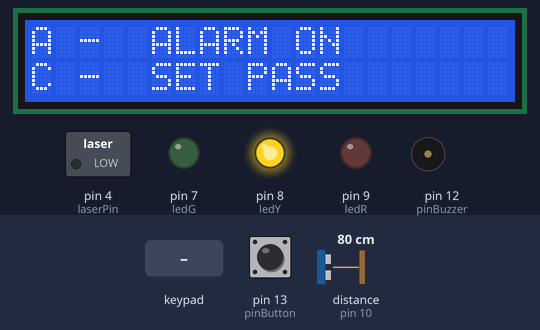
A sketch run on a simulated Arduino Uno, built with avr-gcc and run on an emulated ATmega328P. Shown: 20×2 character LCD, switched loads named in the sketch (green lamp = pin HIGH), output pins drawn as LEDs (lit = HIGH), buzzer (waves = sounding). The inputs (shaded band) are chosen by the test bench; at power-on: pin 13 (pinButton) LOW, distance to the obstacle (sensor on pin 10) 80 cm. The echo pulse lasts 58.3 µs per cm; pins used as bus, display or sensor lines are not drawn.

Above: at 1.2 s.
1.3 s: key 'A' pressed
At 1.8 s:
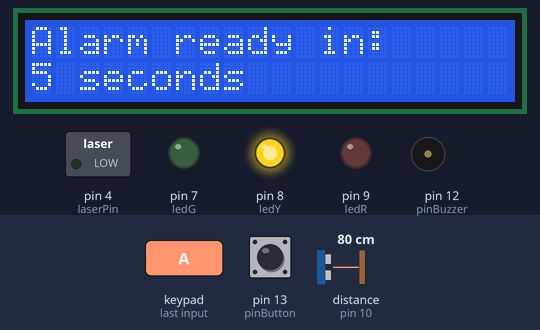
4.3 s: keypad keys 0 0 0 0 # pressed 0.4 s apart
At 7.9 s:
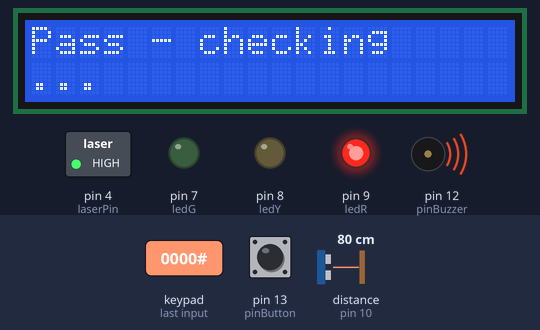
8.5 s: key 'C' pressed
At 10.7 s:
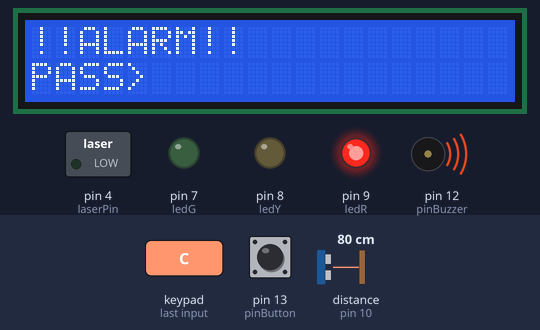
11.5 s: keypad keys 3 2 1 4 1 5 pressed 0.4 s apart
At 14.0 s:
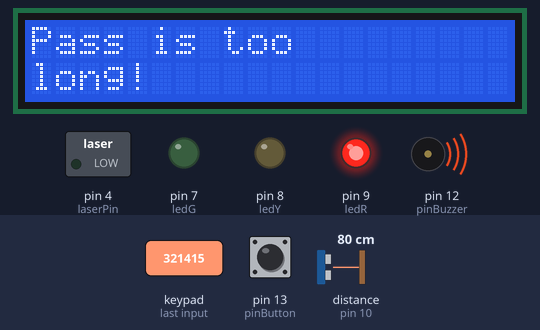
16.9 s: key '#' pressed
At 19.2 s:
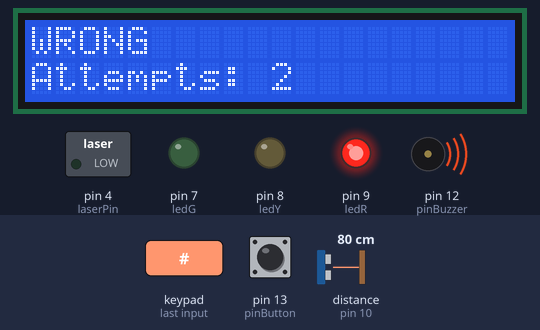
Timing chart, 0 to 20.9 s (numbered marks = the images above; inputs shaded):
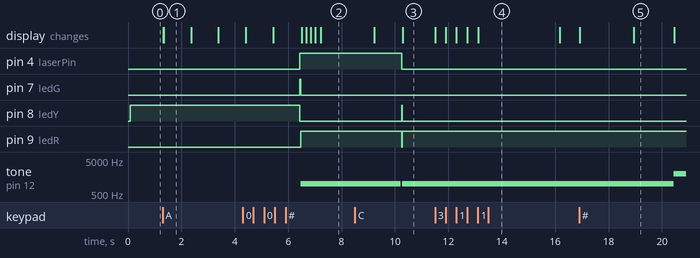

The sketch:

security_sytem.ino
```cpp
#include <Keypad.h>
#include <LiquidCrystal_I2C.h>

// pini
const int pinButton = 13; // Buton activare alarma manual
const int pinBuzzer = 12; // Buzzzer
const int pinTrig = 11;   // Pin-ul trig pentru senzorul ultrasonic
const int pinEcho = 10;   // Pin-ul echo pentru senzorul ultrasonic
const int ledR = 9;       // led-ul rosu
const int ledY = 8;       // led-ul verde
const int ledG = 7;       // led-ul galben
const int laserPin = 4;   // laser

// flags
int bottomState;                // stare buton
bool systemOnline = false;      // sistem activ
bool alarmTriggered = false;    // alarma declansata
bool callPolice = false;        // apelare politie
int counterWrongPass = 3;       // counter incercari

String currPassword = "0000";   // parola
int frqAlarm = 1000;            // frecventa buzzer

int counterSystemOn = 5;        // nr. secunde pana la activarea sistemului
int currDistance;               // distanta masurata de senzorul ultrasonic

// keypad
char key; // tasta apasata de pe keypad
char keyMap[4][4] = {
  {'1','2','3','A'},
  {'4','5','6','B'},
  {'7','8','9','C'},
  {'*','0','#','D'}
}; // butoane keypad
byte rowPins[4] = {3, 2, 14, 15}; // pinii de iesire corespunzatori randurilor keypad-ului
byte colPins[4] = {16, 17, 18, 19}; // pinii de iesire corespunzatori coloanelor keypad-ului

Keypad myKeypad = Keypad(makeKeymap(keyMap), rowPins, colPins, 4, 4); // keypad
LiquidCrystal_I2C lcd(0x27, 20, 2);                                   // LCD

void setup() {
  pinMode(pinBuzzer, OUTPUT);
  pinMode(pinButton, INPUT);
  pinMode(pinEcho, INPUT);
  pinMode(pinTrig, OUTPUT);
  pinMode(ledR, OUTPUT);
  pinMode(ledY, OUTPUT);
  pinMode(ledG, OUTPUT);
  pinMode(laserPin, OUTPUT);

  lcd.init();
  lcd.backlight();
}

void loop() {

  if (!systemOnline) {
    lcd.setCursor(0,0);
    lcd.print("A -  ALARM ON");
    lcd.setCursor(0,1);
    lcd.print("C -  SET PASS");
    digitalWrite(ledR, LOW);
    digitalWrite(ledY, HIGH);
    digitalWrite(ledG, LOW);
    digitalWrite(laserPin, LOW);
    key =  myKeypad.getKey();
    if (key == 'A') {
      lcd.clear();
      systemOnline = true;
      counterSystemOn = 5;
    } else if (key == 'C') {
      tone(pinBuzzer, frqAlarm); // alarma activata
      enterPassword();
      enterNewPassword();
    }
  }
  else {
    if (counterSystemOn > 0) {
      lcd.setCursor(0,0);
      lcd.print("Alarm ready in: ");
      lcd.setCursor(0,1);
      lcd.print(counterSystemOn);
      lcd.print(" seconds");
      counterSystemOn--;
      delay(1000);
    } else {
        if (counterSystemOn == 0) {
          lcd.clear();
          counterSystemOn = -1;
        }
        if (!alarmTriggered && !callPolice) {
        digitalWrite(ledR, LOW);
        digitalWrite(ledY, LOW);
        digitalWrite(ledG, HIGH);
        digitalWrite(laserPin, HIGH);
        lcd.setCursor(0,0);
        lcd.print("B -  ALARM OFF");
        lcd.setCursor(0,1);
        lcd.print("C -  SET PASS");
        // declansare alarma - buton
        bottomState = digitalRead(pinButton);
        if (bottomState == HIGH) {
          alarmTriggered = true;
        }
        // declansare alarma - senzor ultrasonic
        currDistance = getDistance();
        if (currDistance > 0 && currDistance < 10) {
          alarmTriggered = true;
        }
        // declansare alarma - senzor LDR
        if (analogRead(A0) > 500) {
          alarmTriggered = true;
        }
      }
      // alarma declansata
      if (alarmTriggered) {
        tone(pinBuzzer, frqAlarm); // alarma activata
        enterPassword();
      }
      // dezactivare sistem
      key =  myKeypad.getKey();
      if (key == 'B') {
        tone(pinBuzzer, frqAlarm); // alarma activata
        enterPassword();
      } else if (key == 'C') {
        tone(pinBuzzer, frqAlarm); // alarma activata
        enterPassword();
        enterNewPassword();
      }
    }
  }
  // apelare politie
  if (callPolice) {
    policeIncoming();
  }
}

// introducere parola
void enterPassword() {
  digitalWrite(ledR, HIGH);
  digitalWrite(ledY, LOW);
  digitalWrite(ledG, LOW);
  counterWrongPass = 3;
  bool pass = false; // flag parola introdusa corect
  bool again = true;
  String password = ""; // parola introdusa
  int i = 0; // contor caractere introduse
  while (!pass && !callPolice) {
    if (again) {
      lcd.clear();
      lcd.setCursor(0,0);
      lcd.print("!!ALARM!!");
      lcd.setCursor(0,1);
      lcd.print("PASS>");
      again = false;
    }
    key =  myKeypad.getKey();
    if (key != NO_KEY) {
      if (key >= '0' && key <= '9') { // s-a apasat un key numeric
      password += key;
      lcd.setCursor(5 + i ,1);
      lcd.print(key);
      i++;
      }
      if (i > 4) {
        lcd.clear();
        lcd.setCursor(0,0);
        lcd.print("Pass is too");
        lcd.setCursor(0,1);
        lcd.print("long!");
        delay(3000);
        again = true;
        password = "";
        i = 0;
      }
      // resetare
      if (key == '*') {
        again = true;
        password = "";
        i = 0;
      }
      // enter
      if (key == '#') {
        lcd.clear();
        lcd.setCursor(0,0);
        lcd.print("Pass - checking");
        lcd.setCursor(0,1);
        lcd.print("...");
        delay(2000);
        if (password == currPassword) {
          lcd.clear();
          lcd.setCursor(0,0);
          lcd.print("CORRECT");
          delay(1000);
          pass = true;
          alarmTriggered = false;
          noTone(pinBuzzer);
          systemOnline = false;
        }
        else if (password != currPassword) {
          counterWrongPass--;
          lcd.clear();
          lcd.setCursor(0,0);
          lcd.print("WRONG");
          lcd.setCursor(0,1);
          lcd.print("Attempts: ");
          lcd.print(counterWrongPass);
          delay(1500);
          frqAlarm += 1000;
          tone(pinBuzzer, frqAlarm);
          again = true;
          password = "";
          i = 0;
        }
      }
    }
    if (counterWrongPass == 0) {
      callPolice = true;
      alarmTriggered = false;
    }
    if (callPolice) {
      lcd.clear();
      lcd.setCursor(0,0);
      lcd.print("call police...");
    }
  }
}

// introducere parola noua
void enterNewPassword() {
  String newPassword = "";
  bool confirmNewPass = false;
  bool again = true;
  int i = 0;
  while (!confirmNewPass) {
    if (again) {
      lcd.clear();
      lcd.setCursor(0,0);
      lcd.print("SET PASS");
      lcd.setCursor(0,1);
      lcd.print("NEW PASS>");
      again = false;
    }
    key =  myKeypad.getKey();
    if (key != NO_KEY) {
       if (key >= '0' && key <= '9') {
        newPassword += key;
        lcd.setCursor(9 + i,1);
        lcd.print(key);
        i++;
       }
       if (i > 4) {
        lcd.clear();
        lcd.setCursor(0,0);
        lcd.print("Pass is too");
        lcd.setCursor(0,1);
        lcd.print("long!");
        delay(3000);
        again = true;
        newPassword = "";
        i = 0;
       }
       if (key == '*') {
        again = true;
        newPassword = "";
        i = 0;
       }
       if (key == '#') {
		lcd.clear();
		lcd.setCursor(0,0);
    if (i < 4) {
			lcd.print("TOO SHORT");
			delay(1000);
      newPassword = "";
      i = 0;
			again = true;
		}
		else {
			lcd.print("NEW PASS");
			delay(1500);
			currPassword = newPassword;
			confirmNewPass = true;
		}
       }
    }
  }
}

// sunet sirena de politie
void policeIncoming() {
  for(int i = 700; i < 800; i++){
    tone(pinBuzzer, i);
    delay(15);
  }
  digitalWrite(ledR, LOW);
  for(int i = 800; i > 700; i--){
    tone(pinBuzzer, i);
    delay(15);
  }
  digitalWrite(ledR, HIGH);
}

// distanta masurata de senzorul ultrasonic
int getDistance(){
  digitalWrite(pinTrig, LOW);
  delayMicroseconds(2);
  digitalWrite(pinTrig, HIGH);
  delayMicroseconds(10);
  digitalWrite(pinTrig, LOW);
  long duration = pulseIn(pinEcho, HIGH);
  int distance = (int) duration * 0.034 / 2;
  return distance;
}
```

Measured:
- after the input at 1.3 s, the display: first changes at once (image 1 shows a later state)
- after the input at 11.5 s, the display: first changes at once (image 4 shows a later state)
- after the input at 16.9 s, tone on pin 12 (pinBuzzer): 1000 Hz → 2000 Hz after 3.5 s; the display: first changes at once (image 5 shows a later state)
- what the display in image 1 shows lasts 1.1 s, from 1.3 s to 2.4 s
